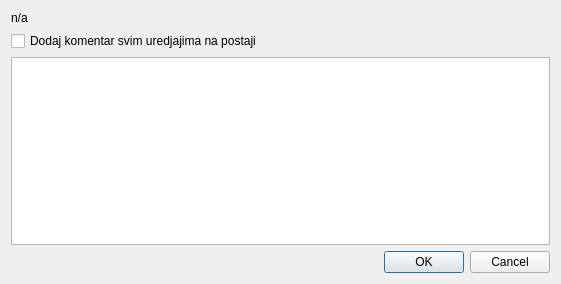
<?xml version="1.0" encoding="UTF-8"?>
<ui version="4.0">
 <class>Dialog</class>
 <widget class="QDialog" name="Dialog">
  <property name="geometry">
   <rect>
    <x>0</x>
    <y>0</y>
    <width>561</width>
    <height>284</height>
   </rect>
  </property>
  <property name="windowTitle">
   <string>Dialog</string>
  </property>
  <layout class="QVBoxLayout" name="verticalLayout">
   <item>
    <widget class="QLabel" name="label">
     <property name="text">
      <string>n/a</string>
     </property>
    </widget>
   </item>
   <item>
    <widget class="QCheckBox" name="checkBoxDodajSvima">
     <property name="text">
      <string>Dodaj komentar svim uredjajima na postaji</string>
     </property>
    </widget>
   </item>
   <item>
    <widget class="QPlainTextEdit" name="plainTextEdit"/>
   </item>
   <item>
    <widget class="QDialogButtonBox" name="buttonBox">
     <property name="orientation">
      <enum>Qt::Horizontal</enum>
     </property>
     <property name="standardButtons">
      <set>QDialogButtonBox::Cancel|QDialogButtonBox::Ok</set>
     </property>
    </widget>
   </item>
  </layout>
 </widget>
 <resources/>
 <connections>
  <connection>
   <sender>buttonBox</sender>
   <signal>accepted()</signal>
   <receiver>Dialog</receiver>
   <slot>accept()</slot>
   <hints>
    <hint type="sourcelabel">
     <x>248</x>
     <y>254</y>
    </hint>
    <hint type="destinationlabel">
     <x>157</x>
     <y>274</y>
    </hint>
   </hints>
  </connection>
  <connection>
   <sender>buttonBox</sender>
   <signal>rejected()</signal>
   <receiver>Dialog</receiver>
   <slot>reject()</slot>
   <hints>
    <hint type="sourcelabel">
     <x>316</x>
     <y>260</y>
    </hint>
    <hint type="destinationlabel">
     <x>286</x>
     <y>274</y>
    </hint>
   </hints>
  </connection>
 </connections>
</ui>
